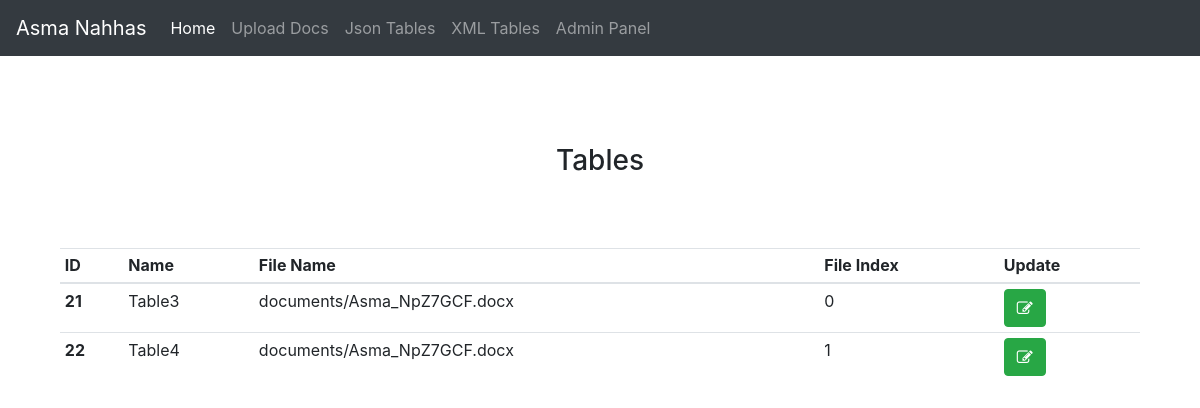
The page /home on the database its author committed.
### Tables/models.py (models this page shows)
class Table(models.Model):
	name=models.CharField(max_length=200)
	fileName=models.CharField(max_length=200,null=True)
	fileIndex=models.IntegerField(null=True)
	created_at=models.DateTimeField(default=datetime.now,blank=True)
	def __str__(self):
		return self.name

### myapp/views.py (the view)
# urls.py: path('home', Home, name='home'),
def  Home(request):
    tables=Table.objects.all()
    context={"tables":tables}
    return render(request,"Home.html",context)

### myapp/templates/Home.html (shortened to what this page needs)
{% extends 'layout.html' %}
{% block content %}
<br/>
<br/>
<h3 align="center" style="margin-top: 40px;">Tables</h3>
<div class="container" style="margin-top: 70px;">
	<div class="row">
		<div class="col-sm">
					<table class="table table-sm">
					  <thead>
					    <tr>
					      <th scope="col">ID</th>
					      <th scope="col">Name</th>
					      <th scope="col">File Name</th>
					      <th scope="col">File Index</th>
					      <th scope="col">Update</th>
					    </tr>
					  </thead>
					  <tbody>
					  {% for table in tables %}
					    <tr>
					      <th scope="row">{{ table.id }}</th>
					      <td>{{ table.name }}</td>
					      <td>{{ table.fileName}}</td>
					      <td>{{ table.fileIndex }}</td>
					      <td><button class="btn btn-success" data-toggle="modal" data-target="#editModalCenter"  onclick="updatefunc('{{table}}','{{table.id}}')">
					      	<i class="fa fa-edit"></i></button></td>
					    </tr>
					  {% endfor %}
					  </tbody>
					</table>
		</div>
	</div>
</div>
</div>
{% endblock %}

### rows shown on the page
Table: id "21", name "Table3", fileName "documents/Asma_NpZ7GCF.docx", fileIndex "0"
Table: id "22", name "Table4", fileName "documents/Asma_NpZ7GCF.docx", fileIndex "1"
